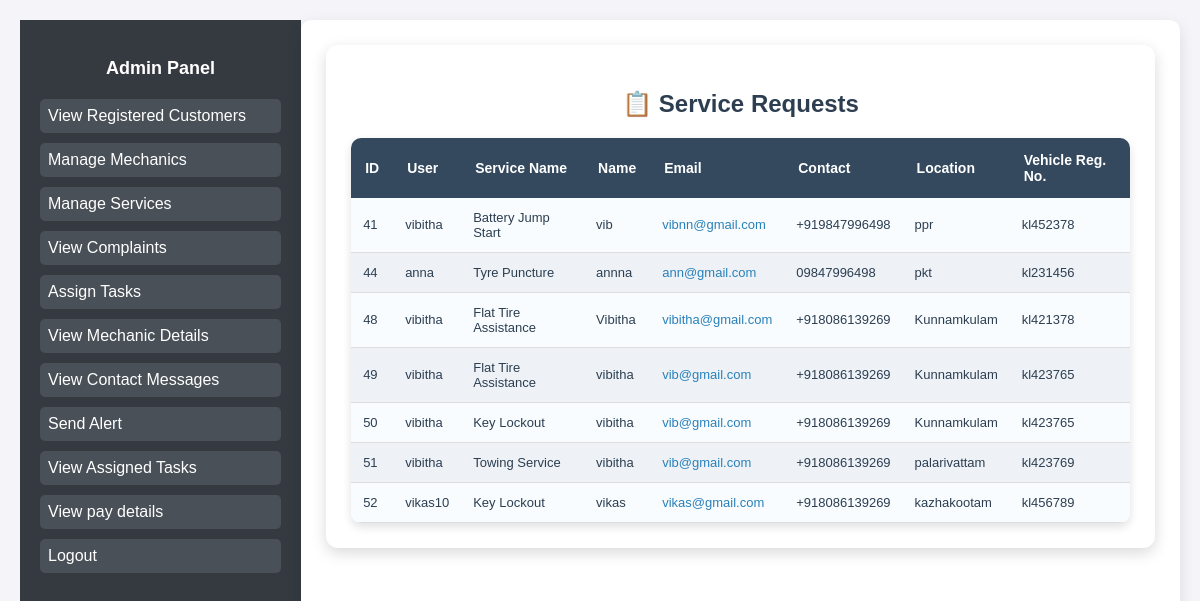
The page /view-requests (signed in) on the database its author committed.
### Home/models.py (models this page shows, shortened)
class ServiceRequest(models.Model):
    user = models.ForeignKey(User, on_delete=models.CASCADE)  # Logged-in user
    service = models.ForeignKey(ServiceProvided, on_delete=models.CASCADE)
    name = models.CharField(max_length=255)
    email = models.EmailField()
    contact_number = models.CharField(max_length=15)
    location = models.CharField(max_length=255)
    state = models.CharField(max_length=100)
    city = models.CharField(max_length=100)
    vehicle_reg_number = models.CharField(max_length=15)

class ServiceProvided(models.Model):
    name = models.CharField(max_length=255)
    picture = models.ImageField(upload_to='services/')  # Main picture
    short_description = models.TextField()
    long_description = models.TextField()
    points_to_remember = models.TextField()
    additional_picture = models.ImageField(upload_to='services/', blank=True, null=True)  # Additional Picture

### Home/views.py (the view)
# urls.py: path('view-requests',views.view_requests,name='view_request'),
@login_required
def view_requests(request):
    requests = ServiceRequest.objects.all()  # Fetch all service requests
    return render(request, 'view_requests.html', {'requests': requests})

### templates/view_requests.html (shortened to what this page needs)
{% extends 'base_admin.html' %}
{% block content %}
<!DOCTYPE html>
<html lang="en">
<head>
</head>
<body style="font-family: 'Poppins', sans-serif; background-color: #f4f4f9; margin: 0; padding: 20px;">
    <div style="max-width: 1200px; margin: 0 auto; background: white; padding: 25px; border-radius: 12px; box-shadow: 0px 5px 15px rgba(0, 0, 0, 0.15);">
        <h2 style="text-align: center; color: #2c3e50; font-weight: bold; margin-bottom: 20px;">📋 Service Requests</h2>
        <table style="width: 100%; border-collapse: collapse; background: white; border-radius: 10px; overflow: hidden; box-shadow: 0px 4px 10px rgba(0, 0, 0, 0.12);">
            <thead>
                <tr style="background: #34495e; color: white; text-align: left;">
                    <th style="padding: 14px; font-size: 14px;">ID</th>
                    <th style="padding: 14px; font-size: 14px;">User</th>
                    <th style="padding: 14px; font-size: 14px;">Service Name</th>
                    <th style="padding: 14px; font-size: 14px;">Name</th>
                    <th style="padding: 14px; font-size: 14px;">Email</th>
                    <th style="padding: 14px; font-size: 14px;">Contact</th>
                    <th style="padding: 14px; font-size: 14px;">Location</th>
                    <th style="padding: 14px; font-size: 14px;">Vehicle Reg. No.</th>
                </tr>
            </thead>
            <tbody>
                {% for request in requests %}
                <tr style="border-bottom: 1px solid #ddd; background: {% cycle '#f9fcff' '#eef2f7' %}; transition: 0.3s;">
                    <td style="padding: 12px; font-size: 13px; color: #2c3e50;">{{ request.id }}</td>
                    <td style="padding: 12px; font-size: 13px; color: #2c3e50;">{{ request.user.username }}</td>
                    <td style="padding: 12px; font-size: 13px; color: #2c3e50;">{{ request.service.name }}</td>
                    <td style="padding: 12px; font-size: 13px; color: #2c3e50;">{{ request.name }}</td>
                    <td style="padding: 12px; font-size: 13px; color: #2980b9;">{{ request.email }}</td>
                    <td style="padding: 12px; font-size: 13px; color: #2c3e50;">{{ request.contact_number }}</td>
                    <td style="padding: 12px; font-size: 13px; color: #2c3e50;">{{ request.location }}</td>
                    <td style="padding: 12px; font-size: 13px; color: #2c3e50;">{{ request.vehicle_reg_number }}</td>
                </tr>
                {% empty %}
                <tr>
                    <td colspan="9" style="text-align: center; padding: 20px; font-size: 15px; color: gray;">No service requests found.</td>
                </tr>
                {% endfor %}
            </tbody>
        </table>
    </div>
</body>
</html>
{% endblock %}

### rows shown on the page
ServiceRequest: id "41", user.username "vibitha", service.name "Battery Jump Start", name "vib", email "vibnn@gmail.com", contact_number "+919847996498", location "ppr", vehicle_reg_number "kl452378"
ServiceRequest: id "44", user.username "anna", service.name "Tyre Puncture", name "annna", email "ann@gmail.com", contact_number "09847996498", location "pkt", vehicle_reg_number "kl231456"
ServiceRequest: id "48", user.username "vibitha", service.name "Flat Tire Assistance", name "Vibitha", email "vibitha@gmail.com", contact_number "+918086139269", location "Kunnamkulam", vehicle_reg_number "kl421378"
ServiceRequest: id "49", user.username "vibitha", service.name "Flat Tire Assistance", name "vibitha", email "vib@gmail.com", contact_number "+918086139269", location "Kunnamkulam", vehicle_reg_number "kl423765"
ServiceRequest: id "50", user.username "vibitha", service.name "Key Lockout", name "vibitha", email "vib@gmail.com", contact_number "+918086139269", location "Kunnamkulam", vehicle_reg_number "kl423765"
ServiceRequest: id "51", user.username "vibitha", service.name "Towing Service", name "vibitha", email "vib@gmail.com", contact_number "+918086139269", location "palarivattam", vehicle_reg_number "kl423769"
ServiceRequest: id "52", user.username "vikas10", service.name "Key Lockout", name "vikas", email "vikas@gmail.com", contact_number "+918086139269", location "kazhakootam", vehicle_reg_number "kl456789"
